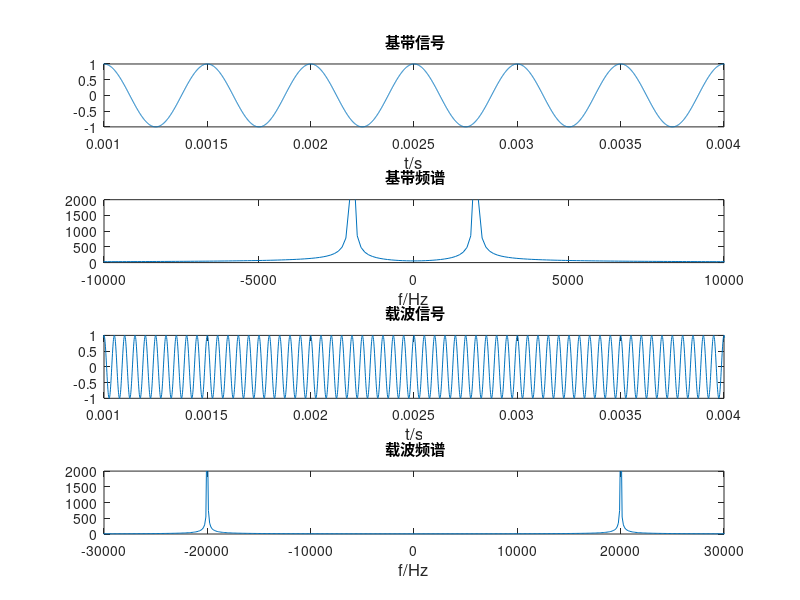
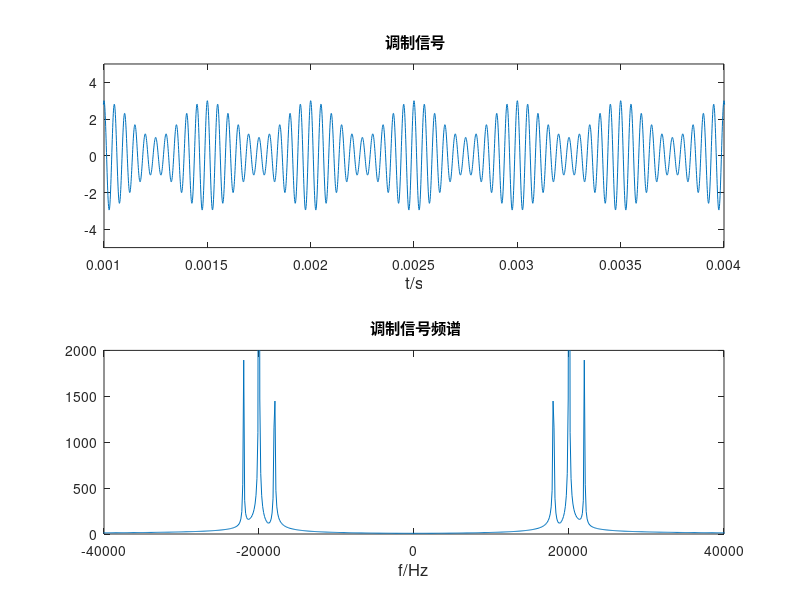
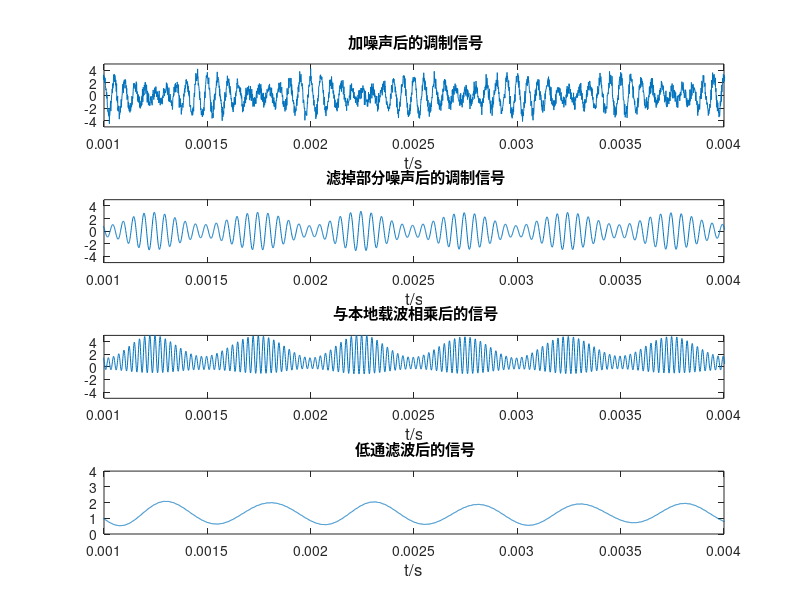
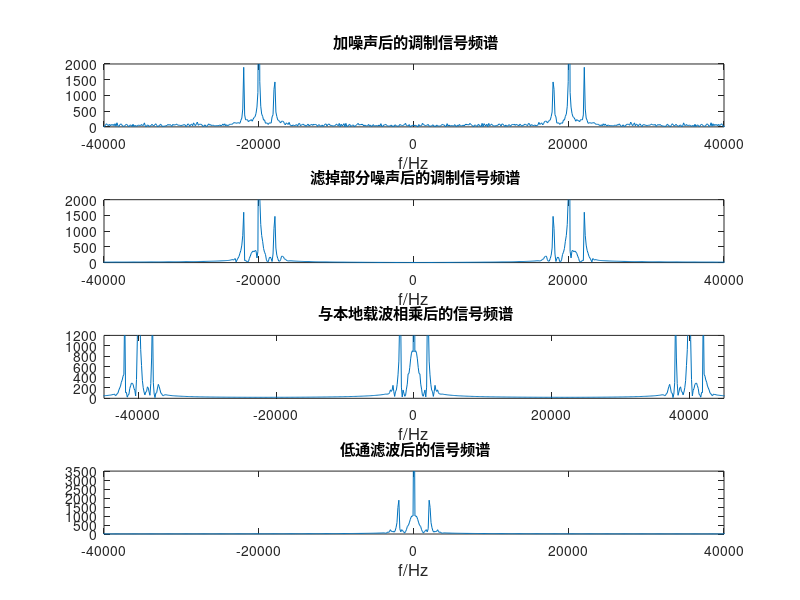

Write MATLAB code to recreate these figures, in order.
fs=1e6; %采样率
N=8192;
t=0:1/fs:(N-1)/fs; %时域采样点
f=(0:(N-1))*fs/N-fs/2; %频域采样点
fm=2000; %基带频率
fss=20000; %载波频率
m=cos(fm*2*pi*t); %基带信号

subplot(4,1,1);
plot(t,m);
title(' 基带信号','FontWeight','bold');
xlabel('t/s','FontSize',12);
axis([0.001,0.004,-1,1]);

m_w=fft(m); %基带频谱
subplot(4,1,2);
plot(f,fftshift(abs(m_w)));
title(' 基带频谱','FontWeight','bold');
xlabel('f/Hz','FontSize',12);
axis([-10000,10000,0,2000]);

s=cos(fss*2*pi*t); %载波信号
subplot(4,1,3);
plot(t,s);
title(' 载波信号','FontWeight','bold');
xlabel('t/s','FontSize',12);
axis([0.001,0.004,-1,1]);

s_w=fft(s); %载波频谱
subplot(4,1,4);
plot(f,fftshift(abs(s_w)));
title(' 载波频谱','FontWeight','bold');
xlabel('f/Hz','FontSize',12);
axis([-30000,30000,0,2000]);

A=2;
sm=s.*(m+A); %调制信号
figure;
subplot(2,1,1);
plot(t,sm);
title(' 调制信号','FontWeight','bold');
xlabel('t/s','FontSize',12);
axis([0.001,0.004,-5,5]);

sm_w=fft(sm); %调制信号频谱
subplot(2,1,2);
plot(f,fftshift(abs(sm_w)));
title(' 调制信号频谱','FontWeight','bold');
xlabel('f/Hz','FontSize',12);
axis([-40000,40000,0,2000]);

figure;
sm1=awgn(sm,5); %加噪声后的调制信号
subplot(4,1,1);
plot(t,sm1);
title(' 加噪声后的调制信号','FontWeight','bold');
xlabel('t/s','FontSize',12);
axis([0.001,0.004,-5,5]);



%滤波器设计？？？？
fsamp = 1e6; %采样频率为1MHz
fcuts = [16000 17500 22500 24000];
mags = [0 1 0];
devs = [0.05 0.01 0.05];
[n,Wn,beta,ftype] =kaiserord(fcuts,mags,devs,fsamp);
hh =fir1(n,Wn,ftype,kaiser(n+1,beta),'noscale');
sm2=fftfilt(hh,sm1);

subplot(4,1,2); % 滤掉部分噪声后的调制信号
plot(t,sm2);
title(' 滤掉部分噪声后的调制信号','FontWeight','bold');
xlabel('t/s','FontSize',12);
axis([0.001,0.004,-5,5]);

sp=2*sm2.*s; % 与本地载波相乘后的信号
subplot(4,1,3);
plot(t,sp);
title(' 与本地载波相乘后的信号','FontWeight','bold');
xlabel('t/s','FontSize',12);
axis([0.001,0.004,-5,5]);

fsamp = 1e6; %采样频率为1MHz
fcuts = [3000 20000];
mags = [1 0];
devs = [0.01 0.05]; % 通带波动1%，阻带波动5%
[n,Wn,beta,ftype] =kaiserord(fcuts,mags,devs,fsamp);
hh1=fir1(n,Wn,ftype,kaiser(n+1,beta),'noscale');
sd=fftfilt(hh1,sp); % 低通滤波后的信号
subplot(4,1,4);
plot(t,sd);
title(' 低通滤波后的信号','FontWeight','bold');
xlabel('t/s','FontSize',12);
axis([0.001,0.004,0,4]);


figure;
sm1_w=fft(sm1); % 加噪声后的调制信号频谱
subplot(4,1,1);
plot(f,fftshift(abs(sm1_w)));
title(' 加噪声后的调制信号频谱','FontWeight','bold');
xlabel('f/Hz','FontSize',12);
axis([-40000,40000,0,2000]);

sm2_w=fft(sm2); % 滤掉部分噪声后的调制信号频谱
subplot(4,1,2);
plot(f,fftshift(abs(sm2_w)));
title(' 滤掉部分噪声后的调制信号频谱','FontWeight','bold');
xlabel('f/Hz','FontSize',12);
axis([-40000,40000,0,2000]);

sp_w=fft(sp); % 与本地载波相乘后的信号频谱
subplot(4,1,3);
plot(f,fftshift(abs(sp_w)));
title(' 与本地载波相乘后的信号频谱','FontWeight','bold');
xlabel('f/Hz','FontSize',12);
axis([-45000,45000,0,1200]);

sd_f=fft(sd); % 低通滤波后的信号频谱
subplot(4,1,4);
plot(f,fftshift(abs(sd_f)));
title(' 低通滤波后的信号频谱','FontWeight','bold');
xlabel('f/Hz','FontSize',12);
axis([-40000,40000,0,3500]);
